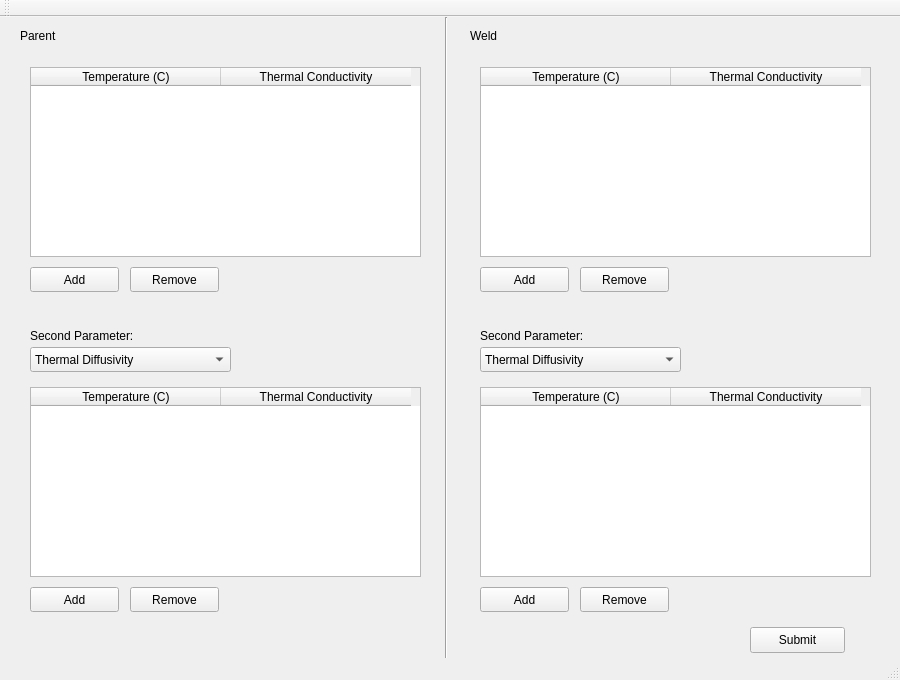
<?xml version="1.0" encoding="UTF-8"?>
<ui version="4.0">
 <class>moduleMatProp</class>
 <widget class="QMainWindow" name="moduleMatProp">
  <property name="geometry">
   <rect>
    <x>0</x>
    <y>0</y>
    <width>900</width>
    <height>680</height>
   </rect>
  </property>
  <property name="windowTitle">
   <string>MainWindow</string>
  </property>
  <widget class="QWidget" name="centralWidget">
   <widget class="QTableWidget" name="Table_P1">
    <property name="geometry">
     <rect>
      <x>30</x>
      <y>50</y>
      <width>391</width>
      <height>190</height>
     </rect>
    </property>
    <property name="sizePolicy">
     <sizepolicy hsizetype="Expanding" vsizetype="Expanding">
      <horstretch>0</horstretch>
      <verstretch>0</verstretch>
     </sizepolicy>
    </property>
    <property name="sizeAdjustPolicy">
     <enum>QAbstractScrollArea::AdjustIgnored</enum>
    </property>
    <property name="alternatingRowColors">
     <bool>false</bool>
    </property>
    <property name="showGrid">
     <bool>true</bool>
    </property>
    <property name="rowCount">
     <number>0</number>
    </property>
    <property name="columnCount">
     <number>2</number>
    </property>
    <attribute name="horizontalHeaderCascadingSectionResizes">
     <bool>true</bool>
    </attribute>
    <attribute name="horizontalHeaderDefaultSectionSize">
     <number>190</number>
    </attribute>
    <attribute name="horizontalHeaderMinimumSectionSize">
     <number>32</number>
    </attribute>
    <column>
     <property name="text">
      <string>Temperature (C)</string>
     </property>
    </column>
    <column>
     <property name="text">
      <string>Thermal Conductivity</string>
     </property>
    </column>
   </widget>
   <widget class="QLabel" name="P">
    <property name="geometry">
     <rect>
      <x>20</x>
      <y>10</y>
      <width>74</width>
      <height>18</height>
     </rect>
    </property>
    <property name="text">
     <string>Parent</string>
    </property>
   </widget>
   <widget class="QLabel" name="W">
    <property name="geometry">
     <rect>
      <x>470</x>
      <y>10</y>
      <width>74</width>
      <height>18</height>
     </rect>
    </property>
    <property name="text">
     <string>Weld</string>
    </property>
   </widget>
   <widget class="QLabel" name="P2_label">
    <property name="geometry">
     <rect>
      <x>30</x>
      <y>310</y>
      <width>151</width>
      <height>18</height>
     </rect>
    </property>
    <property name="text">
     <string>Second Parameter:</string>
    </property>
   </widget>
   <widget class="QLabel" name="W2_label">
    <property name="geometry">
     <rect>
      <x>480</x>
      <y>310</y>
      <width>151</width>
      <height>18</height>
     </rect>
    </property>
    <property name="text">
     <string>Second Parameter:</string>
    </property>
   </widget>
   <widget class="Line" name="split">
    <property name="geometry">
     <rect>
      <x>436</x>
      <y>0</y>
      <width>20</width>
      <height>651</height>
     </rect>
    </property>
    <property name="orientation">
     <enum>Qt::Vertical</enum>
    </property>
   </widget>
   <widget class="QTableWidget" name="Table_W1">
    <property name="geometry">
     <rect>
      <x>480</x>
      <y>50</y>
      <width>391</width>
      <height>190</height>
     </rect>
    </property>
    <property name="sizeAdjustPolicy">
     <enum>QAbstractScrollArea::AdjustIgnored</enum>
    </property>
    <property name="alternatingRowColors">
     <bool>false</bool>
    </property>
    <property name="showGrid">
     <bool>true</bool>
    </property>
    <property name="rowCount">
     <number>0</number>
    </property>
    <property name="columnCount">
     <number>2</number>
    </property>
    <attribute name="horizontalHeaderCascadingSectionResizes">
     <bool>true</bool>
    </attribute>
    <attribute name="horizontalHeaderDefaultSectionSize">
     <number>190</number>
    </attribute>
    <attribute name="horizontalHeaderMinimumSectionSize">
     <number>32</number>
    </attribute>
    <column>
     <property name="text">
      <string>Temperature (C)</string>
     </property>
    </column>
    <column>
     <property name="text">
      <string>Thermal Conductivity</string>
     </property>
    </column>
   </widget>
   <widget class="QTableWidget" name="Table_P2">
    <property name="geometry">
     <rect>
      <x>30</x>
      <y>370</y>
      <width>391</width>
      <height>190</height>
     </rect>
    </property>
    <property name="sizeAdjustPolicy">
     <enum>QAbstractScrollArea::AdjustIgnored</enum>
    </property>
    <property name="alternatingRowColors">
     <bool>false</bool>
    </property>
    <property name="showGrid">
     <bool>true</bool>
    </property>
    <property name="rowCount">
     <number>0</number>
    </property>
    <property name="columnCount">
     <number>2</number>
    </property>
    <attribute name="horizontalHeaderCascadingSectionResizes">
     <bool>true</bool>
    </attribute>
    <attribute name="horizontalHeaderDefaultSectionSize">
     <number>190</number>
    </attribute>
    <attribute name="horizontalHeaderMinimumSectionSize">
     <number>32</number>
    </attribute>
    <column>
     <property name="text">
      <string>Temperature (C)</string>
     </property>
    </column>
    <column>
     <property name="text">
      <string>Thermal Conductivity</string>
     </property>
    </column>
   </widget>
   <widget class="QTableWidget" name="Table_W2">
    <property name="geometry">
     <rect>
      <x>480</x>
      <y>370</y>
      <width>391</width>
      <height>190</height>
     </rect>
    </property>
    <property name="sizeAdjustPolicy">
     <enum>QAbstractScrollArea::AdjustIgnored</enum>
    </property>
    <property name="alternatingRowColors">
     <bool>false</bool>
    </property>
    <property name="showGrid">
     <bool>true</bool>
    </property>
    <property name="rowCount">
     <number>0</number>
    </property>
    <property name="columnCount">
     <number>2</number>
    </property>
    <attribute name="horizontalHeaderCascadingSectionResizes">
     <bool>true</bool>
    </attribute>
    <attribute name="horizontalHeaderDefaultSectionSize">
     <number>190</number>
    </attribute>
    <attribute name="horizontalHeaderMinimumSectionSize">
     <number>32</number>
    </attribute>
    <column>
     <property name="text">
      <string>Temperature (C)</string>
     </property>
    </column>
    <column>
     <property name="text">
      <string>Thermal Conductivity</string>
     </property>
    </column>
   </widget>
   <widget class="QPushButton" name="finish">
    <property name="geometry">
     <rect>
      <x>750</x>
      <y>610</y>
      <width>95</width>
      <height>26</height>
     </rect>
    </property>
    <property name="text">
     <string>Submit</string>
    </property>
   </widget>
   <widget class="QPushButton" name="button_add1">
    <property name="geometry">
     <rect>
      <x>30</x>
      <y>250</y>
      <width>89</width>
      <height>25</height>
     </rect>
    </property>
    <property name="text">
     <string>Add</string>
    </property>
   </widget>
   <widget class="QPushButton" name="button_remove1">
    <property name="geometry">
     <rect>
      <x>130</x>
      <y>250</y>
      <width>89</width>
      <height>25</height>
     </rect>
    </property>
    <property name="text">
     <string>Remove</string>
    </property>
   </widget>
   <widget class="QComboBox" name="P2">
    <property name="geometry">
     <rect>
      <x>30</x>
      <y>330</y>
      <width>201</width>
      <height>25</height>
     </rect>
    </property>
    <item>
     <property name="text">
      <string>Thermal Diffusivity</string>
     </property>
    </item>
    <item>
     <property name="text">
      <string>Enthalpy</string>
     </property>
    </item>
   </widget>
   <widget class="QPushButton" name="button_remove2">
    <property name="geometry">
     <rect>
      <x>130</x>
      <y>570</y>
      <width>89</width>
      <height>25</height>
     </rect>
    </property>
    <property name="text">
     <string>Remove</string>
    </property>
   </widget>
   <widget class="QPushButton" name="button_add2">
    <property name="geometry">
     <rect>
      <x>30</x>
      <y>570</y>
      <width>89</width>
      <height>25</height>
     </rect>
    </property>
    <property name="text">
     <string>Add</string>
    </property>
   </widget>
   <widget class="QPushButton" name="button_remove3">
    <property name="geometry">
     <rect>
      <x>580</x>
      <y>250</y>
      <width>89</width>
      <height>25</height>
     </rect>
    </property>
    <property name="text">
     <string>Remove</string>
    </property>
   </widget>
   <widget class="QPushButton" name="button_remove4">
    <property name="geometry">
     <rect>
      <x>580</x>
      <y>570</y>
      <width>89</width>
      <height>25</height>
     </rect>
    </property>
    <property name="text">
     <string>Remove</string>
    </property>
   </widget>
   <widget class="QComboBox" name="W2">
    <property name="geometry">
     <rect>
      <x>480</x>
      <y>330</y>
      <width>201</width>
      <height>25</height>
     </rect>
    </property>
    <item>
     <property name="text">
      <string>Thermal Diffusivity</string>
     </property>
    </item>
    <item>
     <property name="text">
      <string>Enthalpy</string>
     </property>
    </item>
   </widget>
   <widget class="QPushButton" name="button_add4">
    <property name="geometry">
     <rect>
      <x>480</x>
      <y>570</y>
      <width>89</width>
      <height>25</height>
     </rect>
    </property>
    <property name="text">
     <string>Add</string>
    </property>
   </widget>
   <widget class="QPushButton" name="button_add3">
    <property name="geometry">
     <rect>
      <x>480</x>
      <y>250</y>
      <width>89</width>
      <height>25</height>
     </rect>
    </property>
    <property name="text">
     <string>Add</string>
    </property>
   </widget>
   <zorder>P</zorder>
   <zorder>W</zorder>
   <zorder>P2_label</zorder>
   <zorder>W2_label</zorder>
   <zorder>split</zorder>
   <zorder>Table_W1</zorder>
   <zorder>Table_P2</zorder>
   <zorder>Table_W2</zorder>
   <zorder>finish</zorder>
   <zorder>Table_P1</zorder>
   <zorder>button_add1</zorder>
   <zorder>button_remove1</zorder>
   <zorder>P2</zorder>
   <zorder>button_remove2</zorder>
   <zorder>button_add2</zorder>
   <zorder>button_remove3</zorder>
   <zorder>button_remove4</zorder>
   <zorder>W2</zorder>
   <zorder>button_add4</zorder>
   <zorder>button_add3</zorder>
  </widget>
  <widget class="QToolBar" name="mainToolBar">
   <attribute name="toolBarArea">
    <enum>TopToolBarArea</enum>
   </attribute>
   <attribute name="toolBarBreak">
    <bool>false</bool>
   </attribute>
  </widget>
  <widget class="QStatusBar" name="statusBar"/>
 </widget>
 <layoutdefault spacing="6" margin="11"/>
 <resources/>
 <connections/>
</ui>
